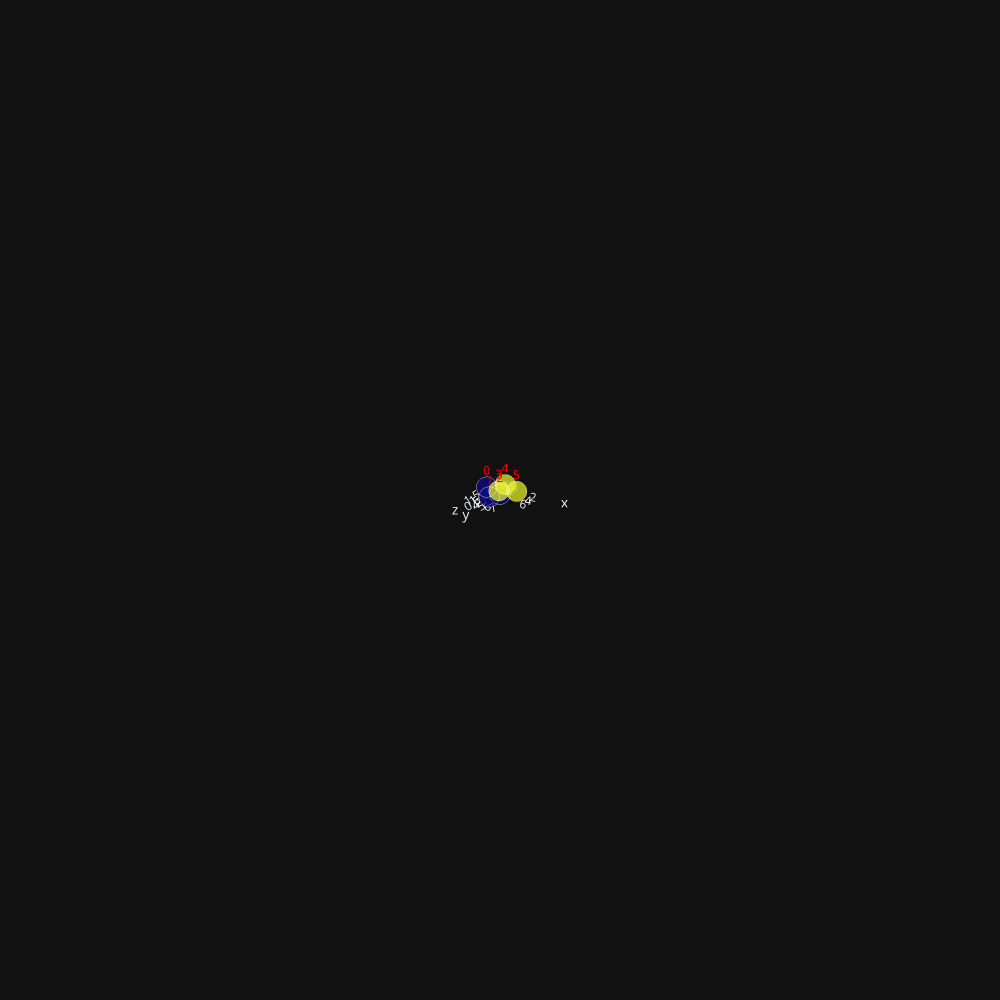

The notebook cell saved with this chart:
### Code cell
fig = px.scatter_3d(x=dw[:,0],y=dw[:,1],z=dw[:,2],color=classes,size=[1]*6,template="plotly_dark",text=[str(i) for i in range(6)],)
fig.update_traces(marker_coloraxis=None,textfont_color="red")
fig.update_layout(autosize=False,width=1000,height=1000)
fig.write_image(file="../IMAGES/demo_3d.png", format="png")
fig.show()

### Figure 1 — Plotly figure (JSON) as saved in the notebook; plotly's stock layout.template omitted (floating-point values rounded to 4 significant figures)
{"data": [{"hovertemplate": "x=%{x}<br>y=%{y}<br>z=%{z}<br>size=%{marker.size}<br>text=%{text}<br>color=%{marker.color}<extra></extra>", "legendgroup": "", "marker": {"color": [0, 0, 0, 1, 1, 1], "size": [1, 1, 1, 1, 1, 1], "sizemode": "area", "sizeref": 0.0025, "symbol": "circle"}, "mode": "markers+text", "name": "", "scene": "scene", "showlegend": false, "text": ["0", "1", "2", "3", "4", "5"], "textfont": {"color": "red"}, "type": "scatter3d", "x": [4.566, 5.919, 4.09, 1.908, 0.1857, 0.3732], "y": [3.524, 4.582, 5.665, 4.472, 4.827, 6.984], "z": [1.819, 0.6579, 0.7319, 0.5603, 1.181, 0.3464]}], "layout": {"autosize": false, "coloraxis": {"colorbar": {"title": {"text": "color"}}, "colorscale": [[0, "#0d0887"], [0.1111, "#46039f"], [0.2222, "#7201a8"], [0.3333, "#9c179e"], [0.4444, "#bd3786"], [0.5556, "#d8576b"], [0.6667, "#ed7953"], [0.7778, "#fb9f3a"], [0.8889, "#fdca26"], [1, "#f0f921"]]}, "height": 1000, "legend": {"itemsizing": "constant", "tracegroupgap": 0}, "margin": {"t": 60}, "scene": {"aspectmode": "auto", "aspectratio": {"x": 1.862, "y": 1.124, "z": 0.4781}, "camera": {"center": {"x": 0, "y": 0, "z": 0}, "eye": {"x": 44.93, "y": 20.76, "z": 15.56}, "projection": {"type": "perspective"}, "up": {"x": 0, "y": 0, "z": 1}}, "domain": {"x": [0, 1], "y": [0, 1]}, "xaxis": {"title": {"text": "x"}, "type": "linear"}, "yaxis": {"title": {"text": "y"}, "type": "linear"}, "zaxis": {"title": {"text": "z"}, "type": "linear"}}, "width": 1000}}
